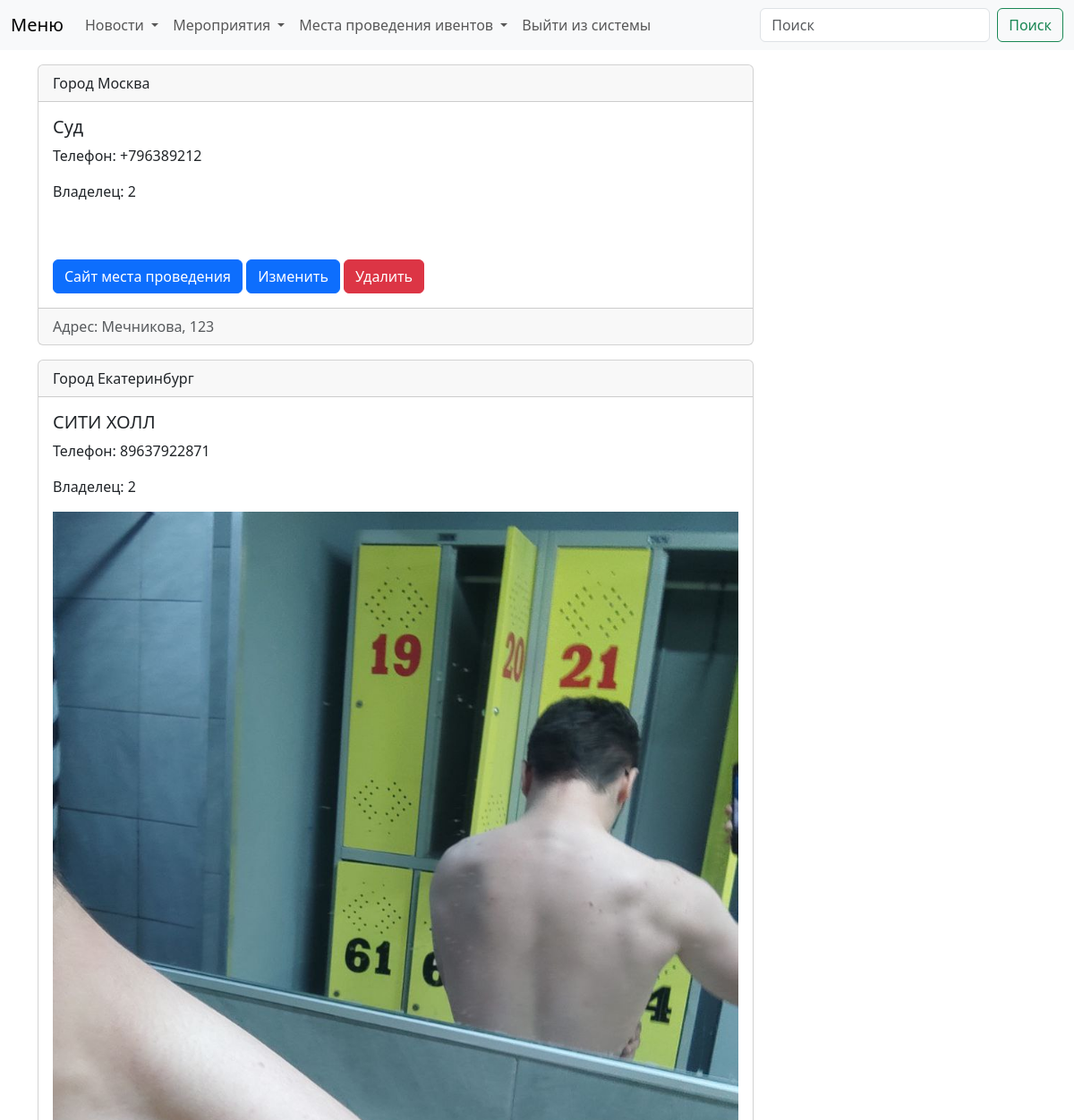
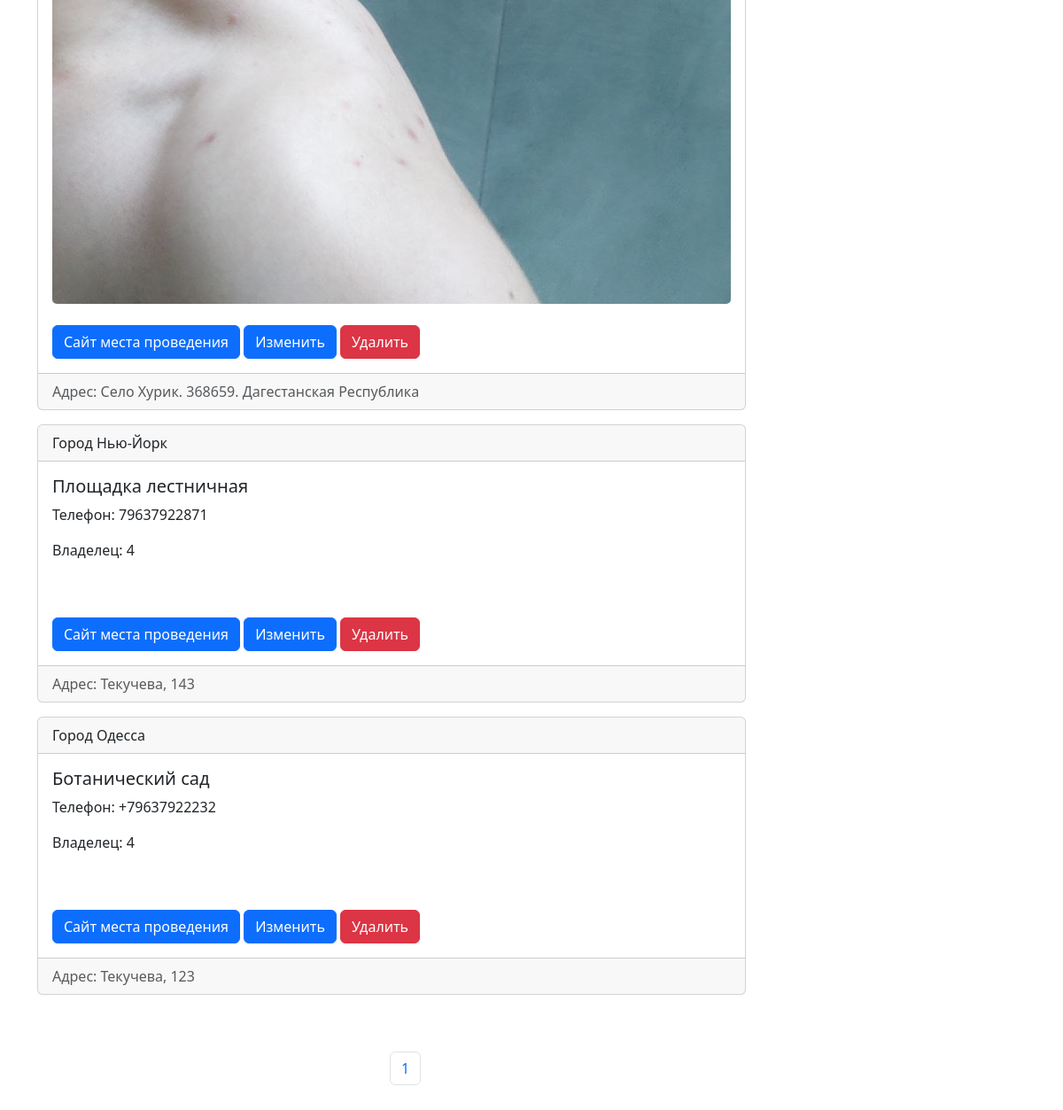
/venue (signed in), run on the app's committed database (2 pictures, top to bottom).
### news/models.py (models this page shows, shortened)
class Venue(models.Model):
    name = models.CharField('Venue name', max_length=120)
    address = models.CharField(max_length=300)
    zip_code = models.CharField('Zip code', max_length=15)
    city = models.ForeignKey(City, on_delete=models.PROTECT, blank=True, null=True)
    phone = models.CharField('Contact Phone', max_length=25, blank=True)
    web = models.URLField('Website Address', blank=True)
    email_address = models.EmailField('Email Address', blank=True)
    owner = models.IntegerField("Venue Owner", blank=False, default=1)
    venue_photo = models.ImageField(blank=True)
    class Meta:
        verbose_name = 'Место проведения'
        ordering = ['-name']

class City(models.Model):
    title = models.CharField(max_length=120, db_index=True)
    def __str__(self):
        return self.title
    class Meta:
        verbose_name = 'Город'
        verbose_name_plural = 'Города'
        ordering = ['title']

### news/views.py (the view)
# urls.py: path('venue', list_venues, name="venue"),
def list_venues(request):
	venue_list = Venue.objects.all()
	p = Paginator(Venue.objects.all(), 5)
	page = request.GET.get('page')
	venues = p.get_page(page)
	nums = "a" * venues.paginator.num_pages
	return render(request, 'news/venue.html',
		{'venue_list': venue_list,
		'venues': venues,
		'nums':nums}
		)

### news/templates/news/venue.html (shortened to what this page needs)
{% extends "eventbase.html" %}
{% block content %}
{% for venue in venues %}
<div class=" card mb-3" style="width: 50rem;">
    <div class="card-header">
        <a href='{{ event.city.get_absolute_url }}' class="list-group-item list-group-item-action active">Город
            {{ venue.city }}</a>
    </div>
    <div class="card-body">
        <div class="media">
            <div class="media-boby">
                <h5 class="card-title">{{ venue.name }}</h5>
                <p class="card-text">{{ venue.description }} Телефон: {{ venue.phone }}</p>
                <p>Владелец: {{ venue.owner  }}</p>
                 {% if venue.venue_photo %}
                <img src="{{ venue.venue_photo.url }}" class="card-img-bottom" alt="...">
                {% endif %}
                <br><br>
                <a href="{{ venue.web }}" class="btn btn-primary">Сайт места проведения</a>
                {% if user.is_authenticated %}
                <a href='{% url "update-venue" venue.id %}' class="btn btn-primary">Изменить</a>
                <a href='{% url "delete_venue" venue.id %}' class="btn btn-danger">Удалить</a>
                {% endif %}
            </div>
        </div>
    </div>
    {% block footer %}
    <div class="card-footer text-body-secondary">
        Адрес: {{ venue.address }}
    </div>
    {% endblock %}
</div>
{% endfor %}
<br><br>
<nav aria-label="Page navigation example">
    <ul class="pagination justify-content-center">
        {% for i in nums %}
        <li class="page-item"><a class="page-link" href="?page={{ forloop.counter }}">{{ forloop.counter }}</a></li>
        {% endfor %}
    </ul>
</nav>
<br/>
{% endblock %}

### mysite/static/css/styles.css (style rules this page uses)
body { background-color: #ccc; }

### data on the page
Venue: city "Москва", name "Суд", phone "+796389212", owner "2", address "Мечникова, 123"
Venue: city "Екатеринбург", name "СИТИ ХОЛЛ", phone "89637922871", owner "2", venue_photo (picture), address "Село Хурик. 368659. Дагестанская Республика"
Venue: city "Нью-Йорк", name "Площадка лестничная", phone "79637922871", owner "4", address "Текучева, 143"
Venue: city "Одесса", name "Ботанический сад", phone "+79637922232", owner "4", address "Текучева, 123"
